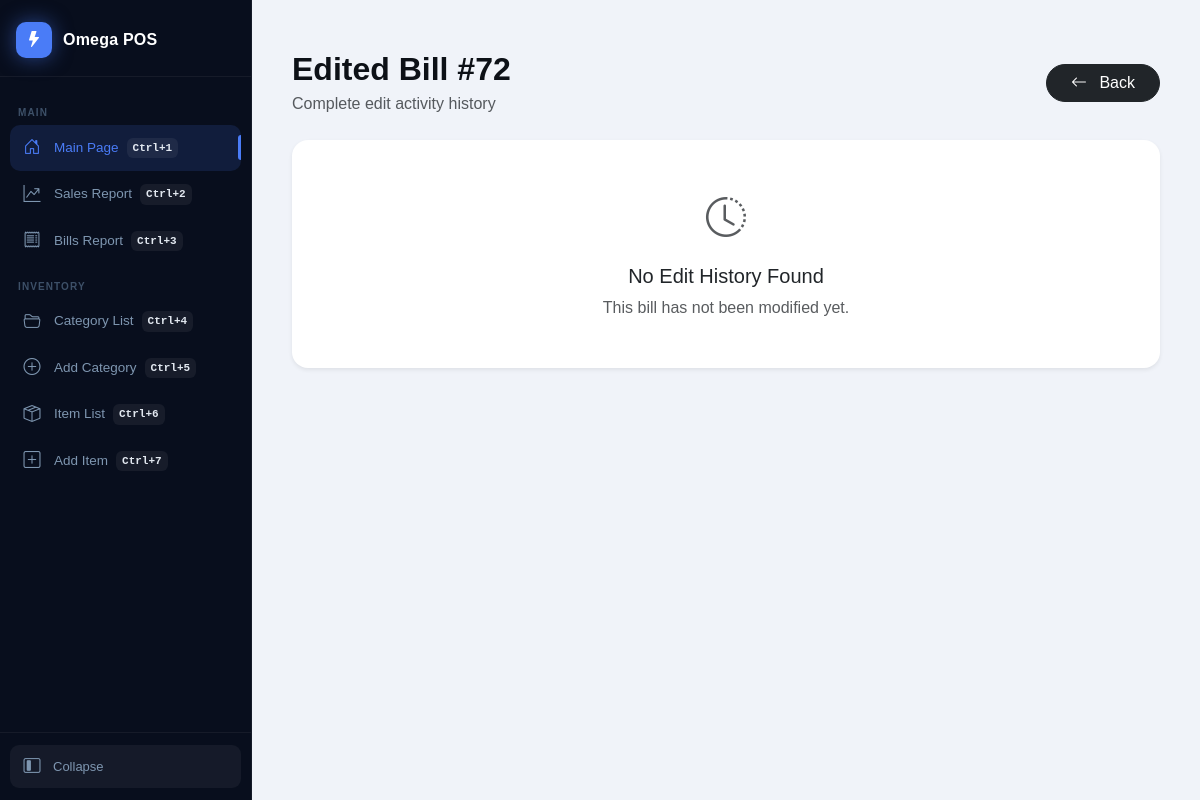
/edited-bill/72/, run on an earlier commit of the app's database.
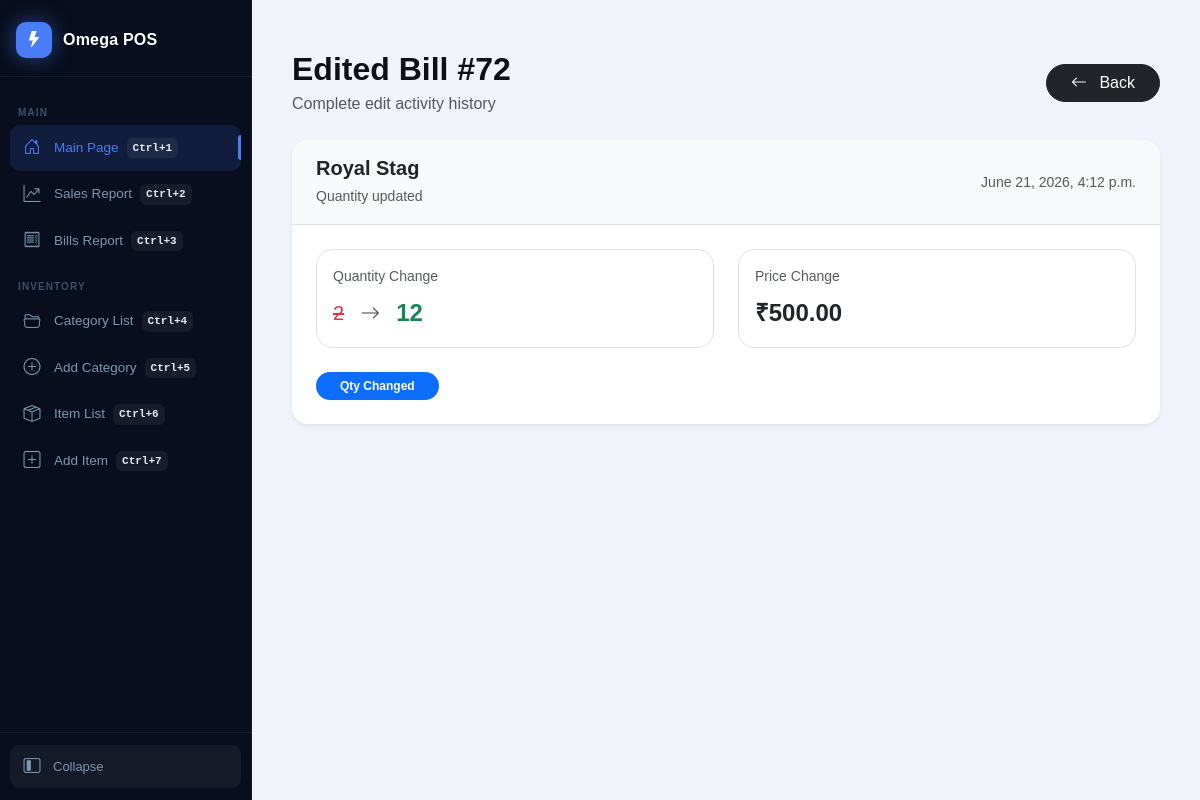
And on a later commit of the database.
### billing/models.py (models this page shows, shortened)
class EditedBillHistory(models.Model):
    bill = models.ForeignKey(
        Bill,
        on_delete=models.CASCADE
    )
    item = models.ForeignKey(
        Item,
        on_delete=models.CASCADE
    )
    old_qty = models.IntegerField()
    new_qty = models.IntegerField()
    old_price = models.DecimalField(
        max_digits=10,
        decimal_places=2
    )
    new_price = models.DecimalField(
        max_digits=10,
        decimal_places=2
    )
    edited_at = models.DateTimeField(
        auto_now_add=True
    )

class Item(models.Model):
    name = models.CharField(max_length=100)
    category = models.ForeignKey(
        Category,
        on_delete=models.CASCADE,
        null=True,
        blank=True
    )
    price1 = models.DecimalField(
        max_digits=10,
        decimal_places=2,
        default=0
    )
    price2 = models.DecimalField(
        max_digits=10,
        decimal_places=2,
        default=0
    )
    price3 = models.DecimalField(
        max_digits=10,
        decimal_places=2,
        default=0
    )

### billing/views.py (the view)
def edited_bill_detail(request, id):
    bill = get_object_or_404(
        Bill,
        id=id
    )
    history = EditedBillHistory.objects.select_related(
        'item'
    ).filter(
        bill=bill
    ).order_by('-edited_at')
    return render(
        request,
        "edited_bill_detail.html",
        {
            "bill": bill,
            "history": history
        }
    )

### billing/templates/edited_bill_detail.html (shortened to what the changed rows need)
{% extends 'layouts/base.html' %}
{% block content %}
<div class="container py-4">
    <div class="d-flex justify-content-between align-items-center mb-4">
        <div>
            <h2 class="fw-bold mb-1">
                Edited Bill #{{ bill.id }}
            </h2>
        </div>
    </div>
    {% for i in history %}
    <div class="card border-0 shadow-sm rounded-4 mb-4 overflow-hidden">
        <div class="bg-light border-bottom px-4 py-3 d-flex justify-content-between align-items-center">
            <div>
                <h5 class="fw-bold mb-1">
                    {{ i.item.name }}
                </h5>
                <small class="text-muted">
                    {% if i.old_qty != i.new_qty and i.old_price != i.new_price %}
                        Both quantity and price updated
                    {% elif i.old_qty != i.new_qty %}
                        Quantity updated
                    {% elif i.old_price != i.new_price %}
                        Price updated
                    {% endif %}
                </small>
            </div>
            <small class="text-muted">
                {{ i.edited_at }}
            </small>
        </div>
        <div class="card-body p-4">
            <div class="row g-4">
                <div class="col-md-6">
                    <div class="border rounded-4 p-3 h-100">
                        <div class="text-muted small mb-2">
                            Quantity Change
                        </div>
                        <div class="d-flex align-items-center">
                            {% if i.old_qty != i.new_qty %}
                                <div class="fs-5 text-danger text-decoration-line-through">
                                    {{ i.old_qty }}
                                </div>
                                <div class="mx-3 text-muted">
                                    <i class="bi bi-arrow-right fs-5"></i>
                                </div>
                                <div class="fs-4 fw-bold text-success">
                                    {{ i.new_qty }}
                                </div>
                            {% else %}
                                <div class="fs-4 fw-bold">
                                    {{ i.new_qty }}
                                </div>
                            {% endif %}
                        </div>
                    </div>
                </div>
                <div class="col-md-6">
                    <div class="border rounded-4 p-3 h-100">
                        <div class="text-muted small mb-2">
                            Price Change
                        </div>
                        <div class="d-flex align-items-center">
                            {% if i.old_price != i.new_price %}
                                <div class="fs-5 text-danger text-decoration-line-through">
                                    ₹{{ i.old_price }}
                                </div>
                                <div class="mx-3 text-muted">
                                    <i class="bi bi-arrow-right fs-5"></i>
                                </div>
                                <div class="fs-4 fw-bold text-success">
                                    ₹{{ i.new_price }}
                                </div>
                            {% else %}
                                <div class="fs-4 fw-bold">
                                    ₹{{ i.new_price }}
                                </div>
                            {% endif %}
                        </div>
                    </div>
                </div>
            </div>
            <div class="mt-4">
                {% if i.old_qty != i.new_qty and i.old_price != i.new_price %}
                    <span class="badge bg-warning text-dark px-4 py-2 rounded-pill">
                        Qty & Price Changed
                    </span>
                {% elif i.old_qty != i.new_qty %}
                    <span class="badge bg-primary px-4 py-2 rounded-pill">
                        Qty Changed
                    </span>
                {% elif i.old_price != i.new_price %}
                    <span class="badge bg-success px-4 py-2 rounded-pill">
                        Price Changed
                    </span>
                {% endif %}
            </div>
        </div>
    </div>
    {% empty %}
    <div class="card border-0 shadow-sm rounded-4">
        <div class="card-body text-center py-5">
            <i class="bi bi-clock-history fs-1 text-muted"></i>
            <h5 class="mt-3">
                No Edit History Found
            </h5>
            <p class="text-muted mb-0">
                This bill has not been modified yet.
            </p>
        </div>
    </div>
    {% endfor %}
</div>
{% endblock %}

What changed in the data, as far as the page shows it:
added EditedBillHistory: item.name "Royal Stag", old_price "Quantity updated", edited_at "June 21, 2026, 4:12 p.m.", old_qty "2", new_qty "12", new_price "500.00"
Also different on the page:
text no longer shown: "No Edit History Found This bill has not been modified yet."
